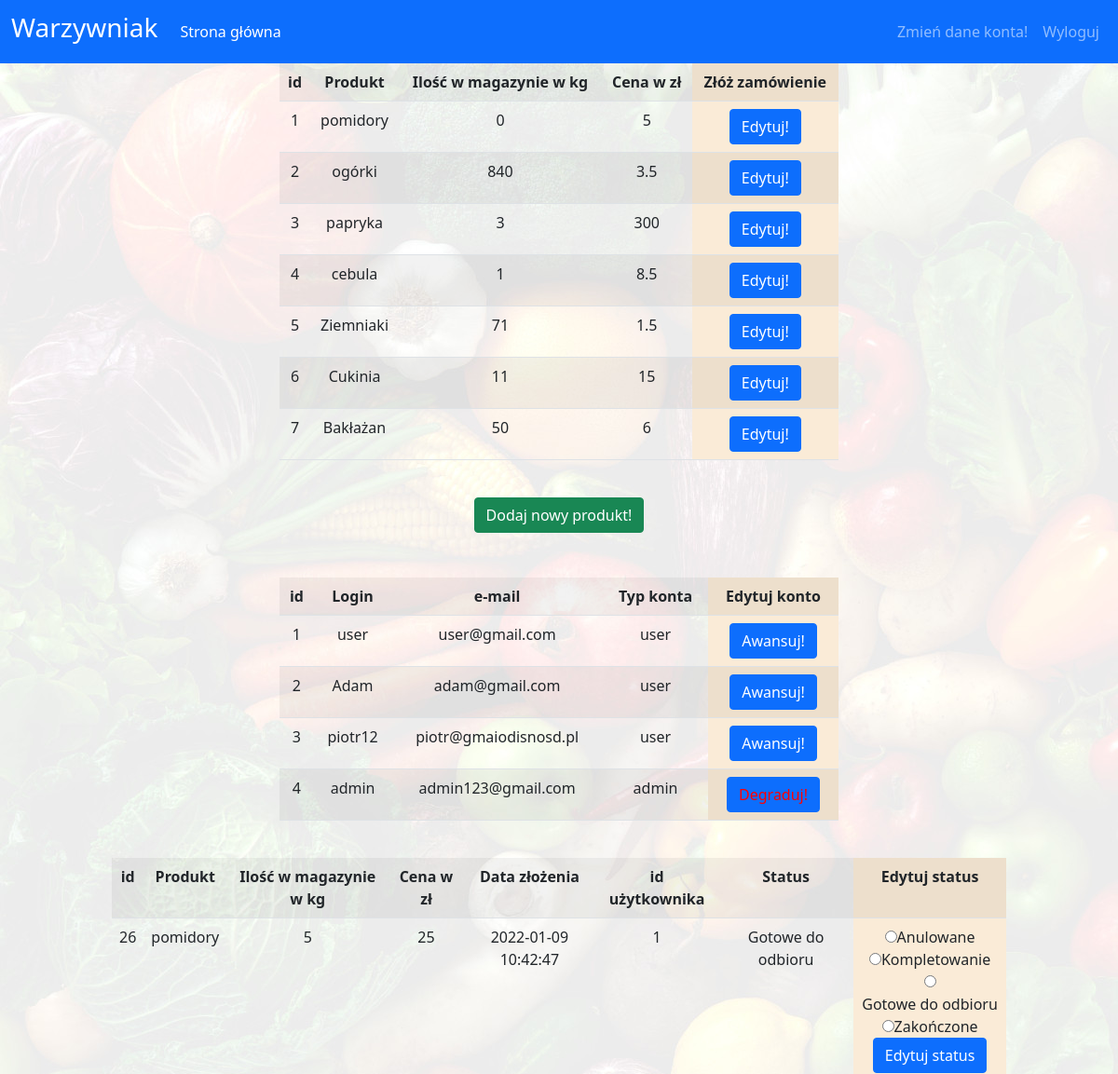
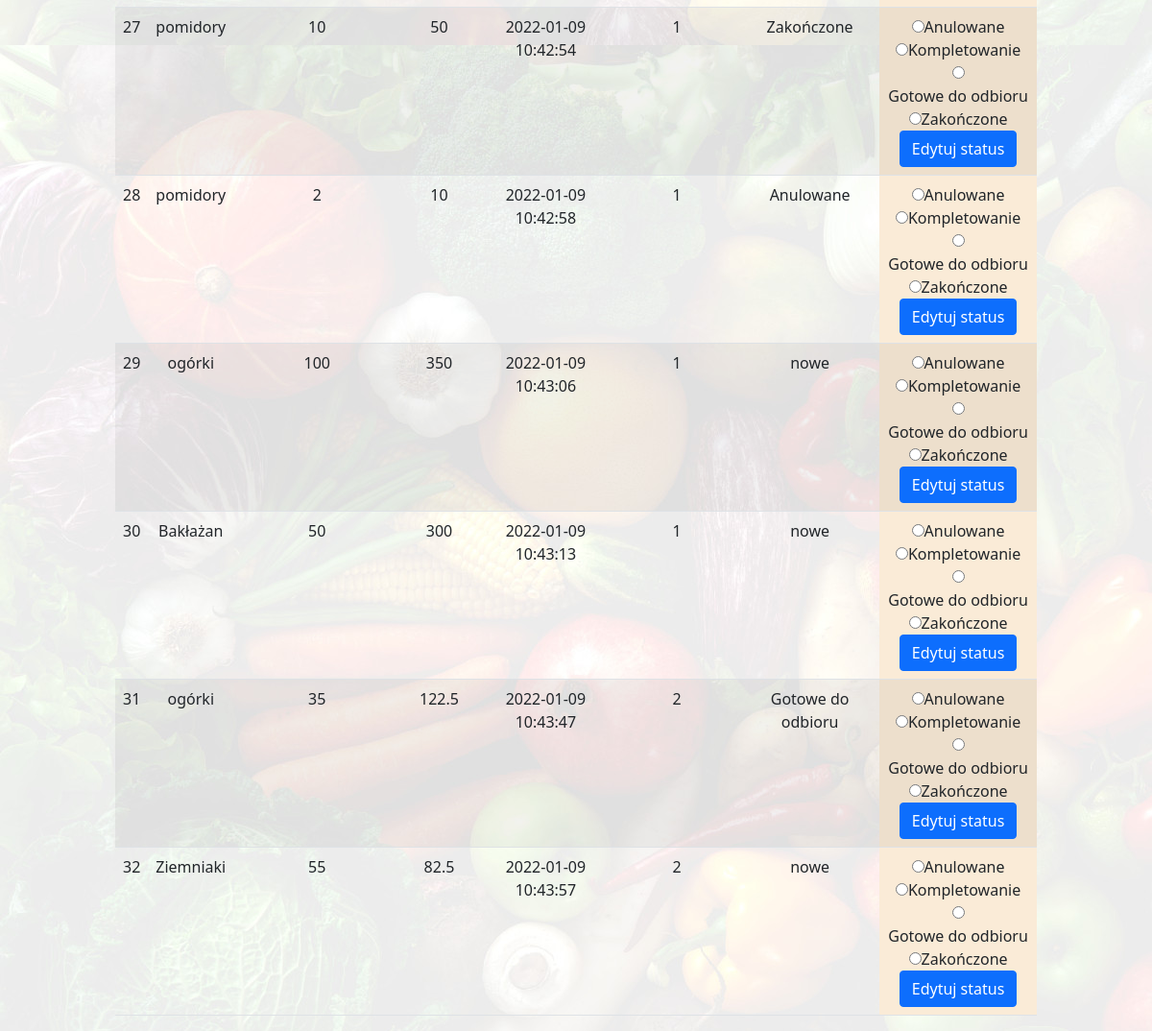
The page /zarzadzanie_admin.php (signed in) on the database its author committed (2 pictures, top to bottom).
### tables this page shows
CREATE TABLE `products` (
  `id` int(11) NOT NULL,
  `name` varchar(25) NOT NULL,
  `quantity` double NOT NULL,
  `price` double NOT NULL
);

CREATE TABLE `users` (
  `id` int(11) NOT NULL,
  `login` varchar(20) NOT NULL,
  `password` varchar(50) NOT NULL,
  `email` varchar(30) NOT NULL,
  `type` varchar(10) NOT NULL DEFAULT 'user'
);

CREATE TABLE `orders` (
  `id` int(11) NOT NULL,
  `product` varchar(20) NOT NULL,
  `quantity` double NOT NULL,
  `total_price` double NOT NULL,
  `create_date` timestamp NOT NULL DEFAULT current_timestamp(),
  `status` varchar(17) NOT NULL DEFAULT 'nowe',
  `purchaser_id` int(11) NOT NULL
);

### zarzadzanie_admin.php (the view, shortened to what this page needs)
<?php
include('template.php');
?>
<body>
<div>
<?php
echo "<table class='table table-striped' style='text-align: center;width: 50%' align='center'>
    <tr>
    <th>id</th>
    <th>Produkt</th>
    <th>Ilość w magazynie w kg</th>
    <th>Cena w zł</th>
    <th style='background-color: antiquewhite'>Złóż zamówienie</th>
    </tr>";
$db=new mysqli('localhost','root','','warzywniak');
if($db->connect_errno!=0){
    echo 'Błąd połączenia z bazą dancyh!';
}else {
    $sql = 'SELECT * FROM products';
    if ($result = $db->query($sql)) {
        while ($wiersz = $result->fetch_assoc()) {
            echo "<tr><td>" . $wiersz['id'] . "</td>" .
                "<td>" . $wiersz['name'] . "</td>" .
                "<td>" . $wiersz['quantity'] . "</td>" .
                "<td>" . $wiersz['price'] . "</td>" .
                "<td style='background-color: antiquewhite'>" . "<form action='edytuj_produkt.php?id=" . $wiersz['id'] . "' method='post'><input type='submit' class='btn btn-primary' value='Edytuj!' name='edytuj_produkt'></form>" . "</td></tr>";
        }
    }
    echo "</table>";
    echo "<br><div align='center'><a href='dodawanie_produktu.php'><button class='btn btn-success'>Dodaj nowy produkt!</button></a></div><br>";
    echo "<br><table class='table table-striped' style='text-align: center;width: 50%' align='center'>
    <tr>
    <th>id</th>
    <th>Login</th>
    <th>e-mail</th>
    <th>Typ konta</th>
    <th style='background-color: antiquewhite'>Edytuj konto</th>
    </tr>";
    $sql2='SELECT * FROM users';
    if($result2=$db->query($sql2)){
        while ($wiersz2=$result2->fetch_assoc()){
            echo "<tr><td>".$wiersz2['id']."</td>".
             "<td>".$wiersz2['login']."</td>".
             "<td>".$wiersz2['email']."</td>".
             "<td>".$wiersz2['type']."</td>";
              if($wiersz2['type']=='user'){ echo "<td style='background-color: antiquewhite'><form action='typ_usera.php?id=".$wiersz2['id']."' method='post'><input type='submit' value='Awansuj!' class='btn btn-primary' name='awansuj'></form></td>";
              }elseif ($wiersz2['type']=='admin'){ echo "<td style='background-color: antiquewhite'><form action='typ_usera.php?id=".$wiersz2['id']."' method='post'><input type='submit' value='Degraduj!' class='btn btn-primary' name='degraduj' style='color: red'></form></td>";
              }
        }echo "</table><br>";
    }
    echo "<table class='table table-striped' style='text-align: center;width: 80%' align='center'>
    <tr>
    <th>id</th>
    <th>Produkt</th>
    <th>Ilość w magazynie w kg</th>
    <th>Cena w zł</th>
    <th>Data złożenia</th>
    <th>id użytkownika</th>
    <th>Status</th>
    <th style='background-color: antiquewhite'>Edytuj status</th>
    </tr>";
$sql3='SELECT * FROM orders';
if($result3=$db->query($sql3)){
    while ($wiersz3 = $result3->fetch_assoc()) {
        echo "<tr><td>" . $wiersz3['id'] . "</td>" .
            "<td>" . $wiersz3['product'] . "</td>" .
            "<td>" . $wiersz3['quantity'] . "</td>" .
            "<td>" . $wiersz3['total_price'] . "</td>" .
            "<td>" . $wiersz3['create_date'] . "</td>" .
            "<td>" . $wiersz3['purchaser_id'] . "</td>" .
            "<td>" . $wiersz3['status'] . "</td>" .
            "<td style='background-color: antiquewhite'>" . "<form action='edytuj_zamowienie.php?id=" . $wiersz3['id'] . "' method='post'>
<div><input type='radio' name='nowy_status' value='Anulowane' id='status_form1'><label for='status_form1'>Anulowane</label></div>
<div><input type='radio' name='nowy_status' value='Kompletowanie' id='status_form2'><label for='status_form2'>Kompletowanie</label></div>
<div><input type='radio' name='nowy_status' value='Gotowe do odbioru' id='status_form3'><label for='status_form3'>Gotowe do odbioru</label></div>
<div><input type='radio' name='nowy_status' value='Zakończone' id='status_form4'><label for='status_form4'>Zakończone</label></div>
<input type='submit' value='Edytuj status' class='btn btn-primary' name='edytuj_status_sub'></form>" . "</td></tr>";
        }echo "</table>";
    }
}
?>
</div>
</body>
</html>

### template.php (shortened to what this page needs)
<!doctype html>
<html lang="en">
<head>
    <link type="text/css" rel="stylesheet" href="style.css">
    <link href="https://cdn.jsdelivr.net/npm/bootstrap@5.1.3/dist/css/bootstrap.min.css" rel="stylesheet">
</head>
<body>
<nav class="navbar navbar-expand-lg navbar-dark bg-primary">
    <div class="container-fluid">
        <a class="navbar-brand" href="/PHP_projekt"><h3>Warzywniak</h3></a>
        <div class="collapse navbar-collapse" id="navbarSupportedContent">
            <ul class="navbar-nav me-auto mb-2 mb-lg-0">
                <li class="nav-item">
                    <a class="nav-link active" aria-current="page" href="/PHP_projekt">Strona główna</a>
            </ul>
            <?php if(isset($_SESSION['if_login'])){
            if($_SESSION['if_login']) {?>
            <div class="navbar-nav my-2 my-lg-0">
                <a class="nav-link" href="dane_konta.php" >Zmień dane konta!</a>
                <a class="nav-link" href="wyloguj.php">Wyloguj</a>
            </div>
            <?php } else{?>
            <div class="navbar-nav my-2 my-lg-0">
                <a class="nav-link" href="logowanie.php">Zaloguj</a>
            </div>
            <?php }} else{?>
                <div class="navbar-nav my-2 my-lg-0">
                    <a class="nav-link" href="logowanie.php">Zaloguj</a>
                </div>
           <?php }?>
        </div>
    </div>
</nav>
</body>
</html>

### style.css (style rules this page uses)
body { background-image: url('tlo.jpg'); }

### rows shown on the page
products: id "1", name "pomidory", quantity "0", price "5"
products: id "2", name "ogórki", quantity "840", price "3.5"
products: id "3", name "papryka", quantity "3", price "300"
products: id "4", name "cebula", quantity "1", price "8.5"
products: id "5", name "Ziemniaki", quantity "71", price "1.5"
products: id "6", name "Cukinia", quantity "11", price "15"
products: id "7", name "Bakłażan", quantity "50", price "6"
users: id "1", login "user", email "user@gmail.com", type "user"
users: id "2", login "Adam", email "adam@gmail.com", type "user"
users: id "3", login "piotr12", email "piotr@gmaiodisnosd.pl", type "user"
users: id "4", login "admin", email "admin123@gmail.com", type "admin"
orders: id "26", product "pomidory", quantity "5", total_price "25", create_date "2022-01-09 10:42:47", purchaser "1", status "Gotowe do odbioru"
orders: id "27", product "pomidory", quantity "10", total_price "50", create_date "2022-01-09 10:42:54", purchaser "1", status "Zakończone"
orders: id "28", product "pomidory", quantity "2", total_price "10", create_date "2022-01-09 10:42:58", purchaser "1", status "Anulowane"
orders: id "29", product "ogórki", quantity "100", total_price "350", create_date "2022-01-09 10:43:06", purchaser "1", status "nowe"
orders: id "30", product "Bakłażan", quantity "50", total_price "300", create_date "2022-01-09 10:43:13", purchaser "1", status "nowe"
orders: id "31", product "ogórki", quantity "35", total_price "122.5", create_date "2022-01-09 10:43:47", purchaser "2", status "Gotowe do odbioru"
orders: id "32", product "Ziemniaki", quantity "55", total_price "82.5", create_date "2022-01-09 10:43:57", purchaser "2", status "nowe"
